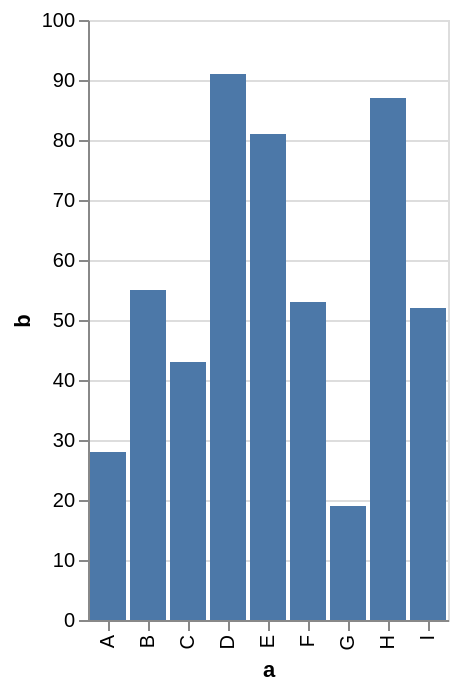

The specification (Vega-Lite) saved for this image:
### Vega-Lite specification from a JSON file in a GitHub repository (floating-point values rounded to 4 significant figures)
{"data": {"values": [{"a": "A", "b": 28}, {"a": "B", "b": 55}, {"a": "C", "b": 43}, {"a": "D", "b": 91}, {"a": "E", "b": 81}, {"a": "F", "b": 53}, {"a": "G", "b": 19}, {"a": "H", "b": 87}, {"a": "I", "b": 52}]}, "description": "A simple bar chart with embedded data.", "encoding": {"x": {"field": "a", "type": "ordinal"}, "y": {"field": "b", "type": "quantitative"}}, "mark": "bar"}
